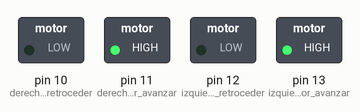
Simulated run of this sketch. Board: Arduino Uno, built with avr-gcc and run on an emulated ATmega328P. Parts: switched loads named in the sketch (green lamp = pin HIGH).

Above: at 0.5 s.
At 4.5 s:
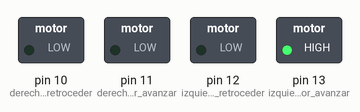
At 6.5 s:
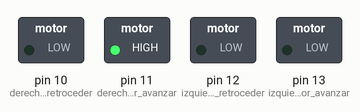
At 7.5 s:
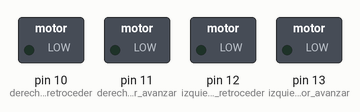
At 10.5 s:
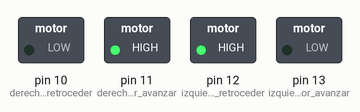
At 14.5 s:
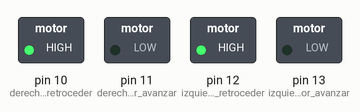
Timing chart, 0 to 15.6 s (numbered marks = the images above):
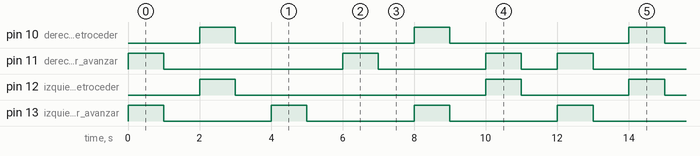

The sketch:

Manejo_de_1_motor_codigobase.ino
```cpp
int izquierda_motor_avanzar    = 13;//IN1
int izquierda_motor_retroceder = 12;//IN2
int derecha_motor_avanzar    = 11;//IN3
int derecha_motor_retroceder = 10;//IN4
int velocidad = 255;

void setup(){
  pinMode(izquierda_motor_avanzar,OUTPUT);
  pinMode(izquierda_motor_retroceder,OUTPUT);
  pinMode(derecha_motor_avanzar,OUTPUT);
  pinMode(derecha_motor_retroceder,OUTPUT);
}
void loop(){
  avanzar();
  delay(1000);
  detener();
  delay(1000);
  retroceder();
  delay(1000);
  detener();
  delay(1000);
  derecha();
  delay(1000);
  detener();
  delay(1000);
  izquierda();
  delay(1000);
  detener();
  delay(1000);
  giro_derecha();
  delay(1000);
  detener();
  delay(1000);
  giro_izquierda();
  delay(1000);
  detener();
  delay(1000);
}
void detener(){
  analogWrite(izquierda_motor_avanzar,0);
  analogWrite(izquierda_motor_retroceder,0);
  analogWrite(derecha_motor_avanzar,0);
  analogWrite(derecha_motor_retroceder,0);
}
void avanzar(){
  analogWrite(izquierda_motor_avanzar,velocidad);
  analogWrite(izquierda_motor_retroceder,0);
  analogWrite(derecha_motor_avanzar,velocidad);
  analogWrite(derecha_motor_retroceder,0);
}
void retroceder(){
  analogWrite(izquierda_motor_avanzar,0);
  analogWrite(izquierda_motor_retroceder,velocidad);
  analogWrite(derecha_motor_avanzar,0);
  analogWrite(derecha_motor_retroceder,velocidad);
}
void derecha(){
  analogWrite(izquierda_motor_avanzar,velocidad);
  analogWrite(izquierda_motor_retroceder,0);
  analogWrite(derecha_motor_avanzar,0);
  analogWrite(derecha_motor_retroceder,0);
}
void izquierda(){
  analogWrite(izquierda_motor_avanzar,0);
  analogWrite(izquierda_motor_retroceder,0);
  analogWrite(derecha_motor_avanzar,velocidad);
  analogWrite(derecha_motor_retroceder,0);
}
void giro_derecha(){
  analogWrite(izquierda_motor_avanzar,velocidad);
  analogWrite(izquierda_motor_retroceder,0);
  analogWrite(derecha_motor_avanzar,0);
  analogWrite(derecha_motor_retroceder,velocidad);
}
void giro_izquierda(){
  analogWrite(izquierda_motor_avanzar,0);
  analogWrite(izquierda_motor_retroceder,velocidad);
  analogWrite(derecha_motor_avanzar,velocidad);
  analogWrite(derecha_motor_retroceder,0);
}
```

Measured:
- by itself, pin 10 (derecha_motor_retroceder): alternates HIGH for 1.0 s and LOW for 5.0 s
- by itself, pin 11 (derecha_motor_avanzar): repeats every 12.0 s: LOW 5.0 s, HIGH 1.0 s, LOW 3.0 s, HIGH 1.0 s, LOW 1.0 s, HIGH 1.0 s
- by itself, pin 12 (izquierda_motor_retroceder): repeats every 12.0 s: LOW 7.0 s, HIGH 1.0 s, LOW 3.0 s, HIGH 1.0 s
- by itself, pin 13 (izquierda_motor_avanzar): alternates HIGH for 1.0 s and LOW for 3.0 s
